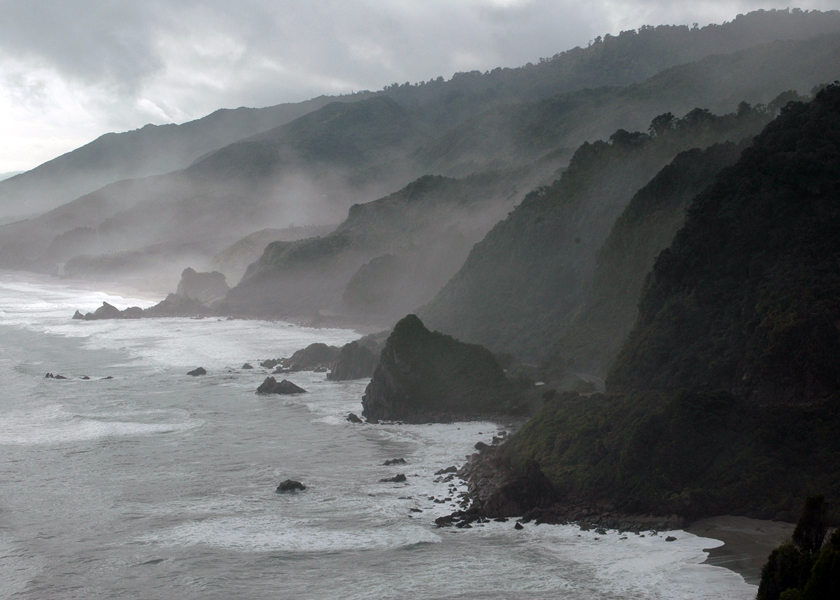
#> input picture opencv_bootcamp_assets_NB3/New_Zealand_Coast.jpg, 840 x 600 px, found by its file name
$ python Enhancement.py
#> lines starting #> are read from the running program, lines starting #| are printed output that depends on the picture
import cv2
import numpy as np
import matplotlib
matplotlib.use('TkAgg')
import matplotlib.pyplot as plt

# this program displays examples of picture enhancement methods like
# increasing/decreasing contrast and brightness of an image

# it also displays an issue and a fix to the overflow of multiplying
# or increasing contrast of a picture so that some pixels exceed the
# rgb 255 value limit

path="/home/niko/Programming/school/AI/Opencv/opencv_bootcamp_assets_NB3/"
plt.figure(figsize=(20,5))
imgCLIFFBGR = cv2.imread(f"{path}New_Zealand_Coast.jpg", cv2.IMREAD_COLOR)
#> imgCLIFFBGR is the input picture: shape (600, 840, 3); mean B, G, R 115.2, 113.8, 110.9
imgCLIFFRGB = cv2.cvtColor(imgCLIFFBGR, cv2.COLOR_BGR2RGB)

matrix = np.ones(imgCLIFFRGB.shape, dtype='uint8') * 100
cliffBrighter = cv2.add(imgCLIFFRGB, matrix)
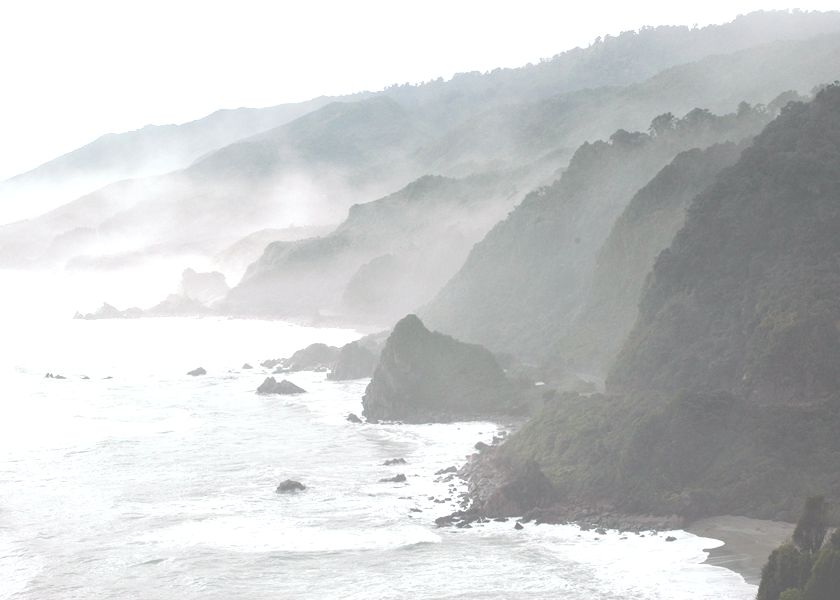
#> cliffBrighter: shape (600, 840, 3); mean R, G, B 202.8, 204.6, 205
cliffDarker = cv2.subtract(imgCLIFFRGB, matrix)
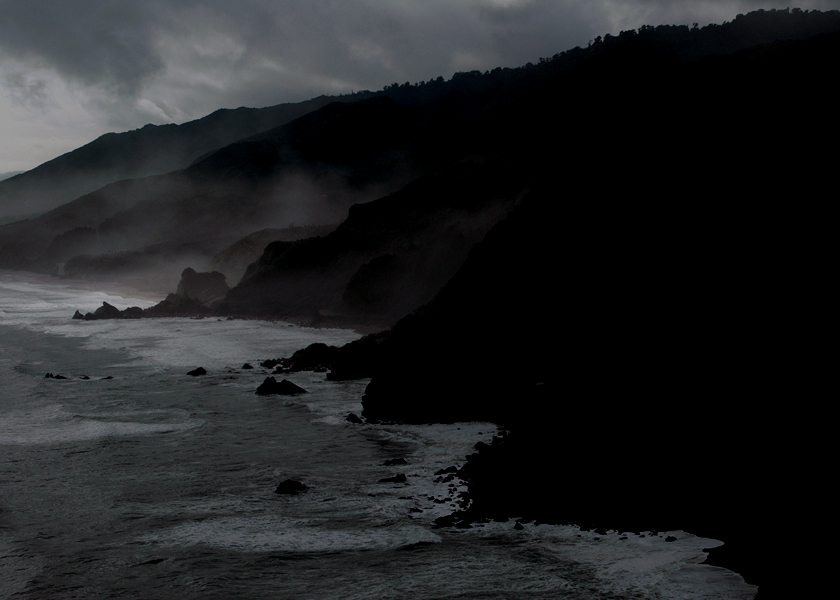
#> cliffDarker: shape (600, 840, 3); mean R, G, B 32.2, 33.8, 35.3
plt.subplot(331);plt.imshow(cliffBrighter);plt.title('brighter')
plt.subplot(332);plt.imshow(imgCLIFFRGB);plt.title('coast')
plt.subplot(333);plt.imshow(cliffDarker);plt.title('darker')

matrix1 = np.ones(imgCLIFFRGB.shape) * 0.8
matrix2 = np.ones(imgCLIFFRGB.shape) * 1.2
imgLWRCONTR = np.uint8(cv2.multiply(np.float64(imgCLIFFRGB), matrix1))
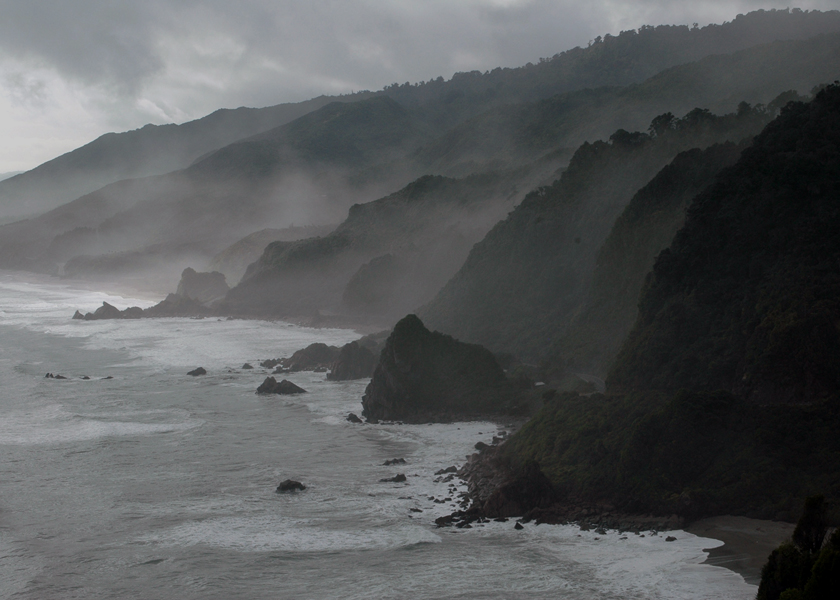
#> imgLWRCONTR: shape (600, 840, 3); mean R, G, B 88.4, 90.6, 91.8
imgHGRCONTR = np.uint8(cv2.multiply(np.float64(imgCLIFFRGB), matrix2))
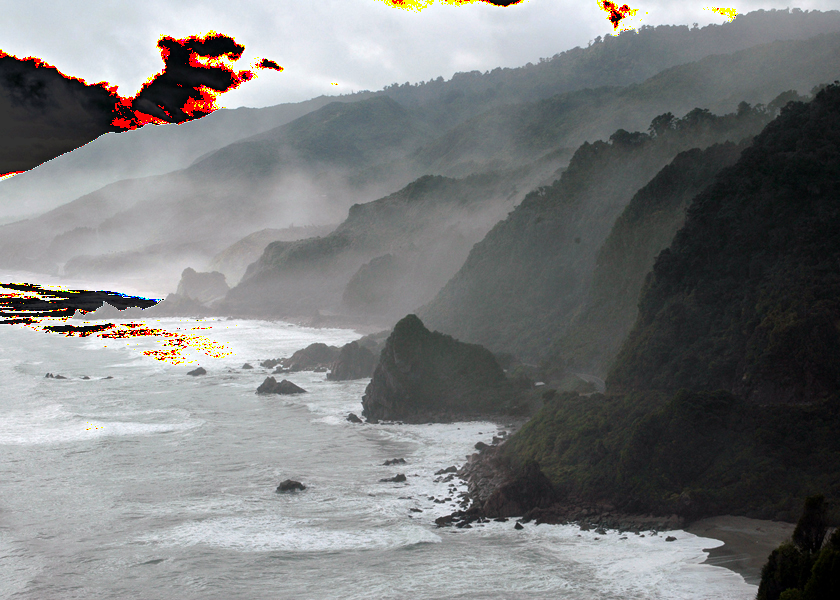
#> imgHGRCONTR: shape (600, 840, 3); mean R, G, B 123.4, 125.1, 125.7
plt.subplot(334);plt.imshow(imgLWRCONTR);plt.title('Low Contrast')
plt.subplot(335);plt.imshow(imgCLIFFRGB);plt.title('Normal Contrast')
plt.subplot(336);plt.imshow(imgHGRCONTR);plt.title('High Contrast\n(overflow)')


matrix1 = np.ones(imgCLIFFRGB.shape) * 0.3
matrix2 = np.ones(imgCLIFFRGB.shape) * 1.7
imgLWRCONTRfix = np.uint8(cv2.multiply(np.float64(imgCLIFFRGB), matrix1))
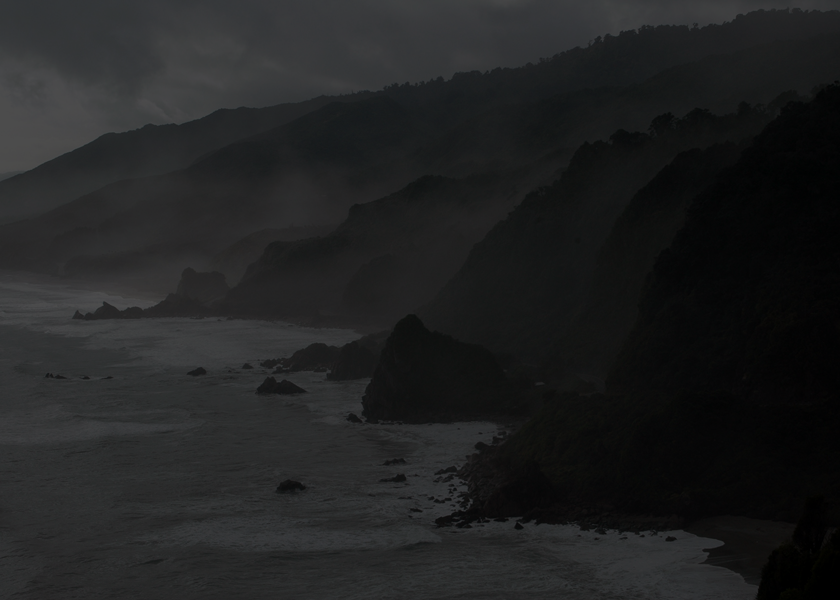
#> imgLWRCONTRfix: shape (600, 840, 3); mean R, G, B 32.8, 33.7, 34.1
imgHGRCONTRfix = np.uint8(np.clip(cv2.multiply(np.float64(imgCLIFFRGB), matrix2), 8, 255))
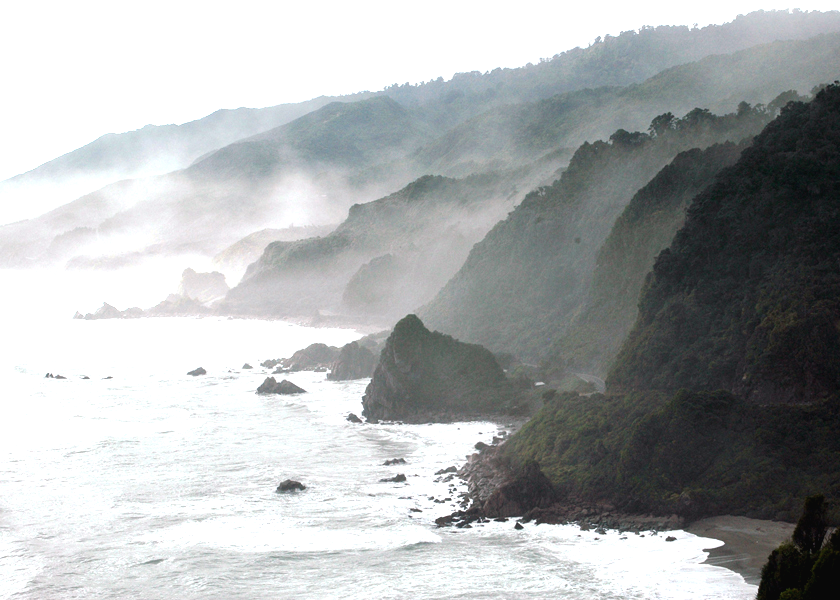
#> imgHGRCONTRfix: shape (600, 840, 3); mean R, G, B 172.2, 175, 175.7
plt.subplot(337);plt.imshow(imgLWRCONTRfix);plt.title('Low Contrast')
plt.subplot(338);plt.imshow(imgCLIFFRGB);plt.title('Normal Contrast')
plt.subplot(339);plt.imshow(imgHGRCONTRfix);plt.title('High Contrast')

plt.show()

$ run again, with opencv_bootcamp_assets_NB3/Apollo_11_Launch.jpg copied over opencv_bootcamp_assets_NB3/New_Zealand_Coast.jpg
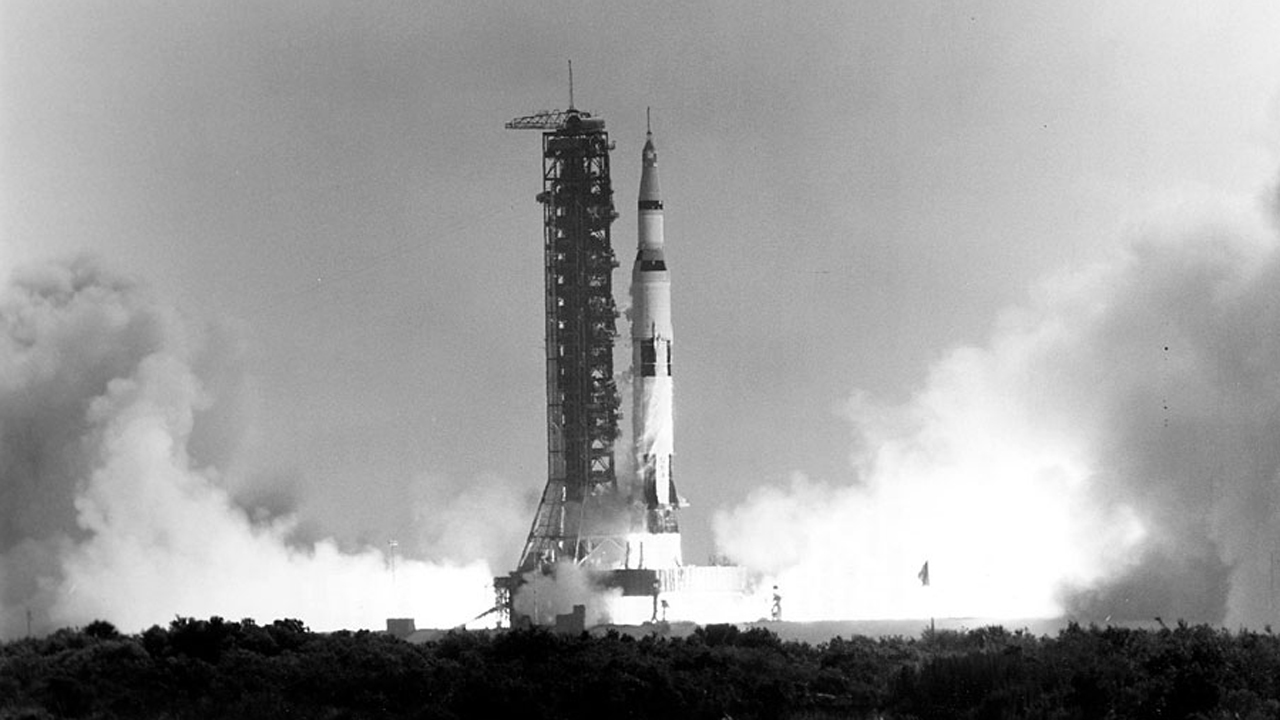
#> input picture opencv_bootcamp_assets_NB3/Apollo_11_Launch.jpg, 1280 x 720 px, found by its file name
#> imgCLIFFBGR is the input picture: shape (720, 1280, 3); min 0, max 255, mean 156.2
#> `imgLWRCONTRfix = np.uint8(cv2.multiply(np.float64(imgCLIFFRGB), matrix..`:
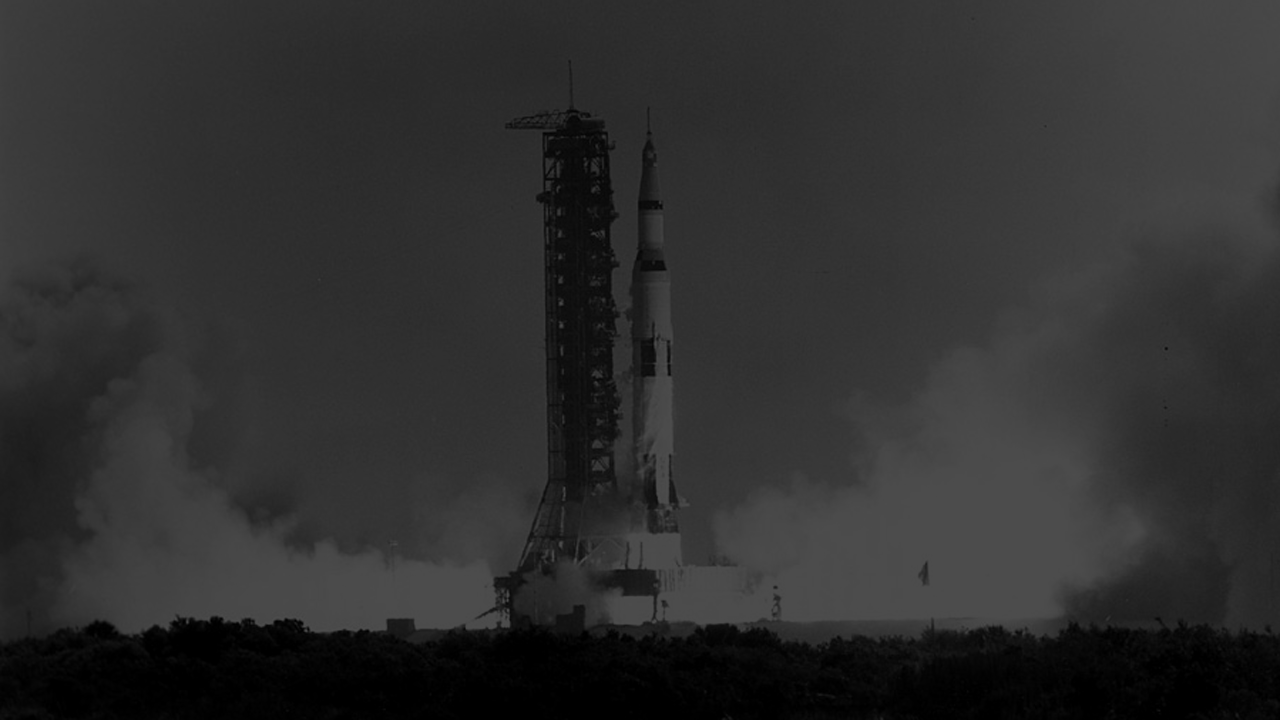
#> imgLWRCONTRfix: shape (720, 1280, 3); min 0, max 76, mean 46.4
#> `imgHGRCONTRfix = np.uint8(np.clip(cv2.multiply(np.float64(imgCLIFFRGB)..`:
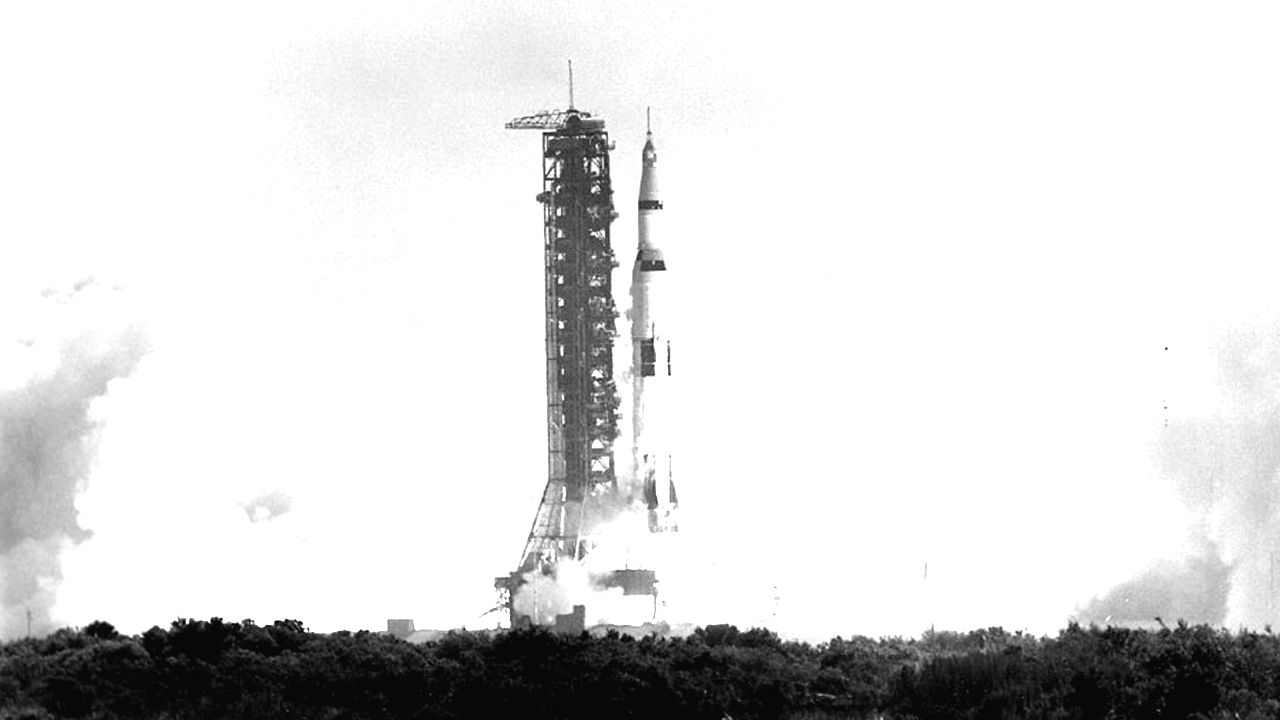
#> imgHGRCONTRfix: shape (720, 1280, 3); min 8, max 255, mean 218.6
